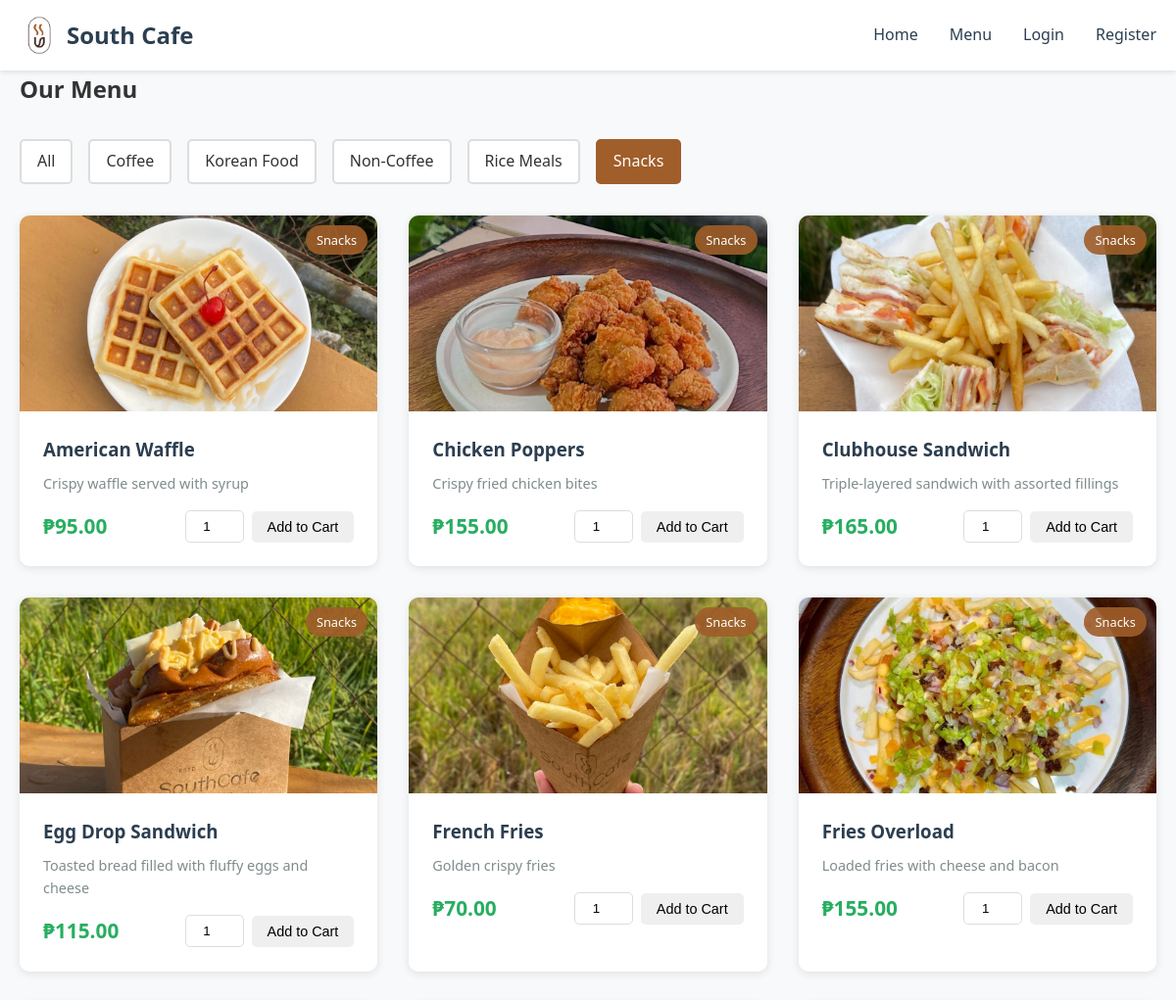
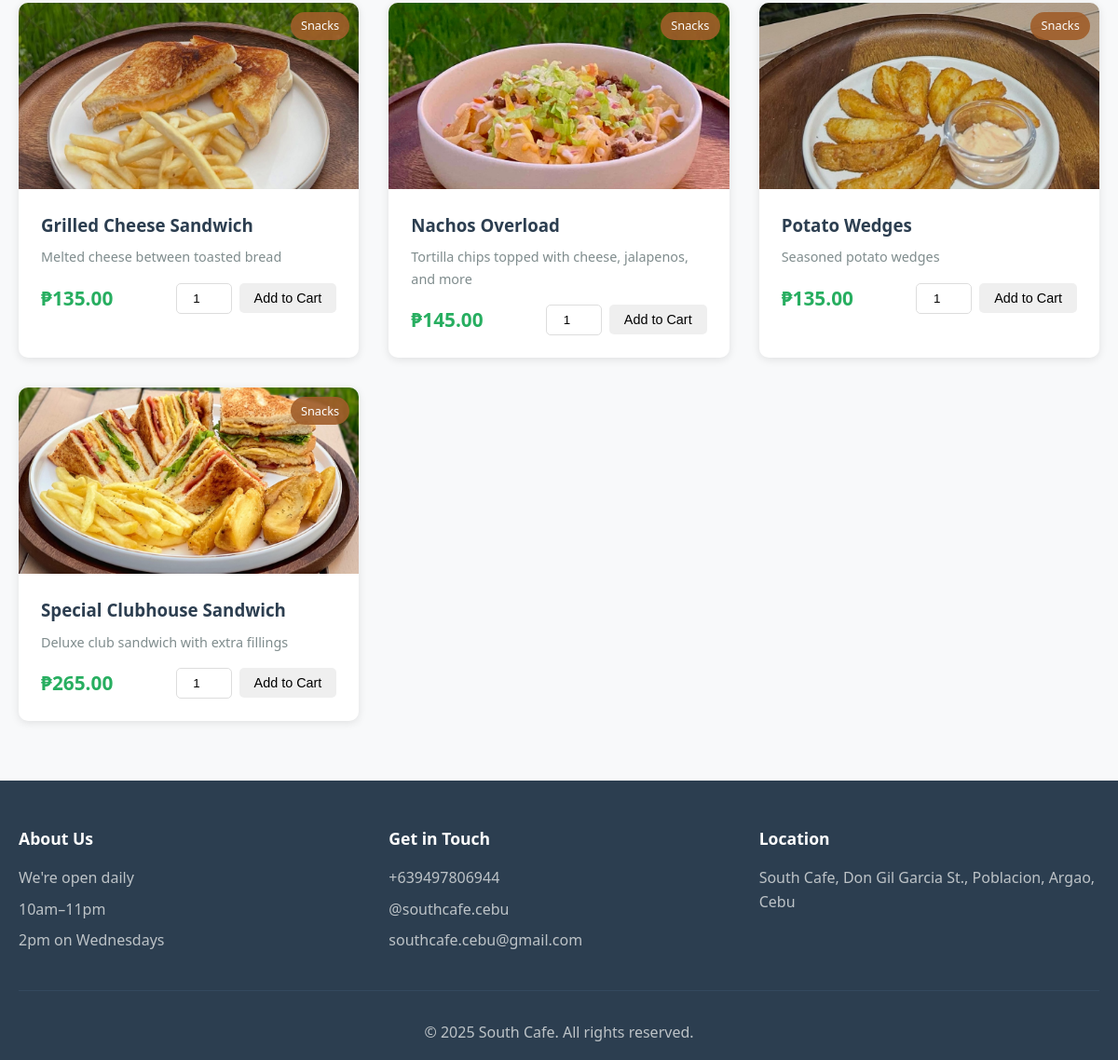
The page /menu.php?category=3 on the database its author committed (2 pictures, top to bottom).
### tables this page shows
CREATE TABLE IF NOT EXISTS categories (
    id INT AUTO_INCREMENT PRIMARY KEY,
    name VARCHAR(50) NOT NULL,
    description TEXT
);

CREATE TABLE IF NOT EXISTS products (
    id INT AUTO_INCREMENT PRIMARY KEY,
    name VARCHAR(100) NOT NULL,
    description TEXT,
    price DECIMAL(10, 2) NOT NULL,
    category_id INT,
    image VARCHAR(255),
    available BOOLEAN DEFAULT TRUE,
    created_at TIMESTAMP DEFAULT CURRENT_TIMESTAMP,
    FOREIGN KEY (category_id) REFERENCES categories(id)
);

### menu.php (the view, shortened to what this page needs)
<?php
require_once 'config.php';
$categories_query = "SELECT * FROM categories ORDER BY name";
$categories_result = mysqli_query($conn, $categories_query);
$categories = mysqli_fetch_all($categories_result, MYSQLI_ASSOC);
$category_filter = isset($_GET['category']) ? (int)$_GET['category'] : 0;
if ($category_filter > 0) {
    $products_query = "SELECT p.*, c.name as category_name FROM products p
                       LEFT JOIN categories c ON p.category_id = c.id
                       WHERE p.available = 1 AND p.category_id = ?
                       ORDER BY p.name";
    $stmt = mysqli_prepare($conn, $products_query);
    mysqli_stmt_bind_param($stmt, "i", $category_filter);
    mysqli_stmt_execute($stmt);
    $products_result = mysqli_stmt_get_result($stmt);
} else {
    $products_query = "SELECT p.*, c.name as category_name FROM products p
                       LEFT JOIN categories c ON p.category_id = c.id
                       WHERE p.available = 1
                       ORDER BY c.name, p.name";
    $products_result = mysqli_query($conn, $products_query);
}
$products = mysqli_fetch_all($products_result, MYSQLI_ASSOC);
include 'includes/header.php';
?>
<div class="container">
    <h2>Our Menu</h2>
    <div class="filter-section">
        <a href="menu.php" class="filter-btn <?php echo $category_filter == 0 ? 'active' : ''; ?>">All</a>
        <?php foreach ($categories as $category): ?>
            <a href="menu.php?category=<?php echo $category['id']; ?>"
               class="filter-btn <?php echo $category_filter == $category['id'] ? 'active' : ''; ?>">
                <?php echo htmlspecialchars($category['name']); ?>
            </a>
        <?php endforeach; ?>
    </div>
    <div class="product-grid">
        <?php if (count($products) > 0): ?>
            <?php foreach ($products as $product): ?>
                <div class="product-card">
                    <div class="product-image">
                        <img src="images/<?php echo htmlspecialchars($product['image']); ?>"
                             alt="<?php echo htmlspecialchars($product['name']); ?>"
                             onerror="this.src='images/placeholder.jpg'">
                        <span class="category-badge"><?php echo htmlspecialchars($product['category_name']); ?></span>
                    </div>
                    <div class="product-info">
                        <h3><?php echo htmlspecialchars($product['name']); ?></h3>
                        <p class="product-description"><?php echo htmlspecialchars($product['description']); ?></p>
                        <div class="product-footer">
                            <span class="price">₱<?php echo number_format($product['price'], 2); ?></span>
                            <form method="POST" action="menu.php" class="add-to-cart-form">
                                <input type="number" name="quantity" value="1" min="1" max="99" class="quantity-input">
                                <button type="submit" name="add_to_cart" class="btn btn-small">Add to Cart</button>
                            </form>
                        </div>
                    </div>
                </div>
            <?php endforeach; ?>
        <?php else: ?>
            <p class="no-products">No products found in this category.</p>
        <?php endif; ?>
    </div>
</div>
<?php include 'includes/footer.php'; ?>

### style.css (style rules this page uses)
* { margin: 0; padding: 0; box-sizing: border-box; }
body { font-family: 'Segoe UI', Tahoma, Geneva, Verdana, sans-serif; line-height: 1.6; color: #333; background-color: #f8f9fa; }
.container { max-width: 1200px; margin: 0 auto; padding: 0 20px; }
.btn { display: inline-block; padding: 0.75rem 1.5rem; border: none; border-radius: 5px; cursor: pointer; text-decoration: none; transition: all 0.3s; font-size: 1rem; }
.btn-small { padding: 0.5rem 1rem; font-size: 0.9rem; }
.product-grid { display: grid; grid-template-columns: repeat(auto-fill, minmax(280px, 1fr)); gap: 2rem; margin: 2rem 0; }
.product-card { background: white; border-radius: 10px; overflow: hidden; box-shadow: 0 2px 10px rgba(0,0,0,0.1); transition: transform 0.3s; }
.product-image { position: relative; height: 200px; overflow: hidden; background-color: #ecf0f1; }
.product-image img { width: 100%; height: 100%; object-fit: cover; }
.category-badge { position: absolute; top: 10px; right: 10px; background-color: rgba(160, 94, 42, 0.9); color: white; padding: 0.3rem 0.7rem; border-radius: 20px; font-size: 0.8rem; }
.product-info { padding: 1.5rem; }
.product-info h3 { margin-bottom: 0.5rem; color: #2c3e50; }
.product-description { color: #7f8c8d; font-size: 0.9rem; margin-bottom: 1rem; }
.product-footer { display: flex; justify-content: space-between; align-items: center; margin-top: 1rem; }
.price { font-size: 1.3rem; font-weight: bold; color: #27ae60; }
.filter-section { display: flex; gap: 1rem; margin: 2rem 0; flex-wrap: wrap; }
.filter-btn { padding: 0.5rem 1rem; background-color: white; border: 2px solid #ddd; border-radius: 5px; text-decoration: none; color: #333; transition: all 0.3s; }
.filter-btn:hover, .filter-btn.active { background-color: #A05E2A; color: white; border-color: #A05E2A; }
.add-to-cart-form { display: flex; gap: 0.5rem; align-items: center; }
.quantity-input { width: 60px; padding: 0.5rem; border: 1px solid #ddd; border-radius: 5px; text-align: center; }

### rows shown on the page
categories: name "Coffee"
categories: name "Korean Food"
categories: name "Non-Coffee"
categories: name "Rice Meals"
categories: name "Snacks"
products: image (picture), category.name "Snacks", name "American Waffle", description "Crispy waffle served with syrup", price "95.00"
products: image (picture), category.name "Snacks", name "Chicken Poppers", description "Crispy fried chicken bites", price "155.00"
products: image (picture), category.name "Snacks", name "Clubhouse Sandwich", description "Triple-layered sandwich with assorted fillings", price "165.00"
products: image (picture), category.name "Snacks", name "Egg Drop Sandwich", description "Toasted bread filled with fluffy eggs and cheese", price "115.00"
products: image (picture), category.name "Snacks", name "French Fries", description "Golden crispy fries", price "70.00"
products: image (picture), category.name "Snacks", name "Fries Overload", description "Loaded fries with cheese and bacon", price "155.00"
products: image (picture), category.name "Snacks", name "Grilled Cheese Sandwich", description "Melted cheese between toasted bread", price "135.00"
products: image (picture), category.name "Snacks", name "Nachos Overload", description "Tortilla chips topped with cheese, jalapenos, and more", price "145.00"
products: image (picture), category.name "Snacks", name "Potato Wedges", description "Seasoned potato wedges", price "135.00"
products: image (picture), category.name "Snacks", name "Special Clubhouse Sandwich", description "Deluxe club sandwich with extra fillings", price "265.00"
